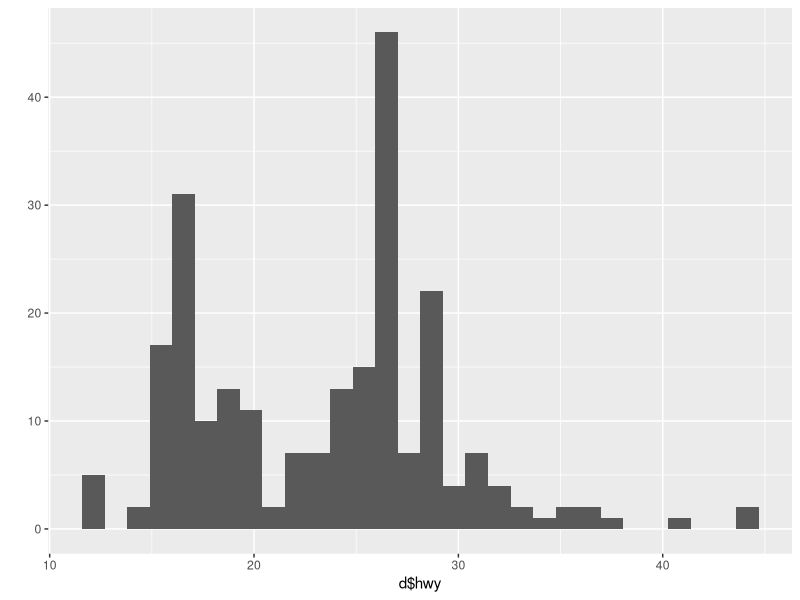
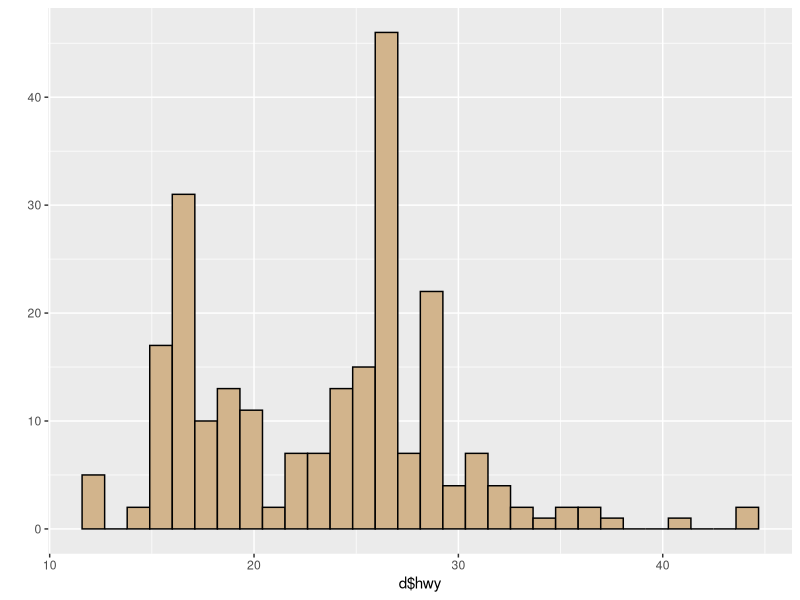
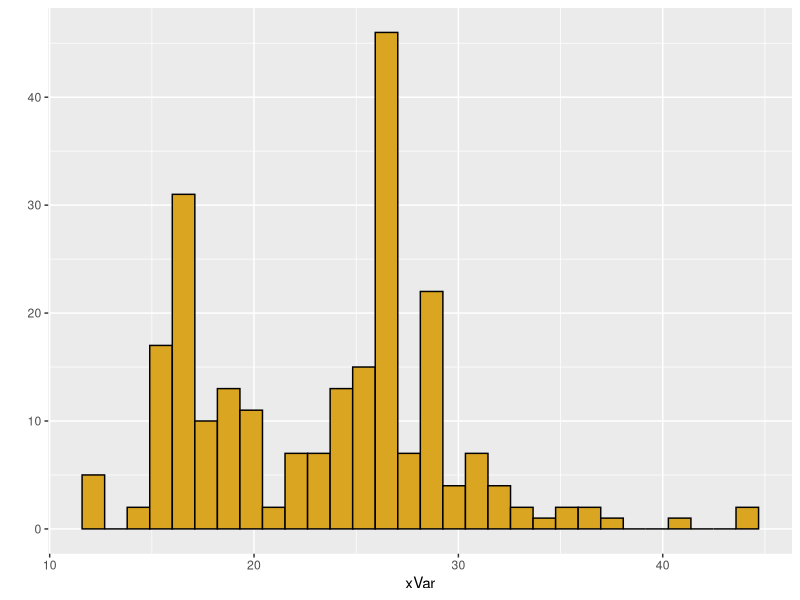
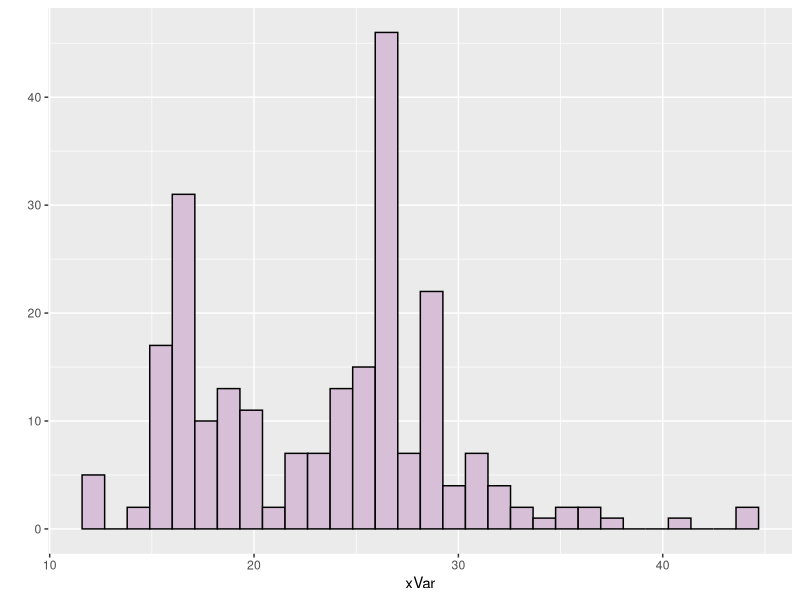
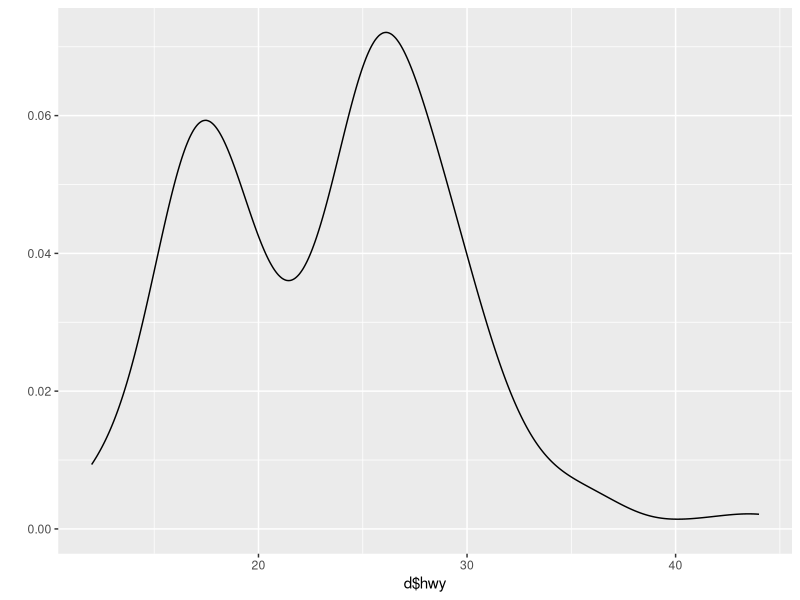
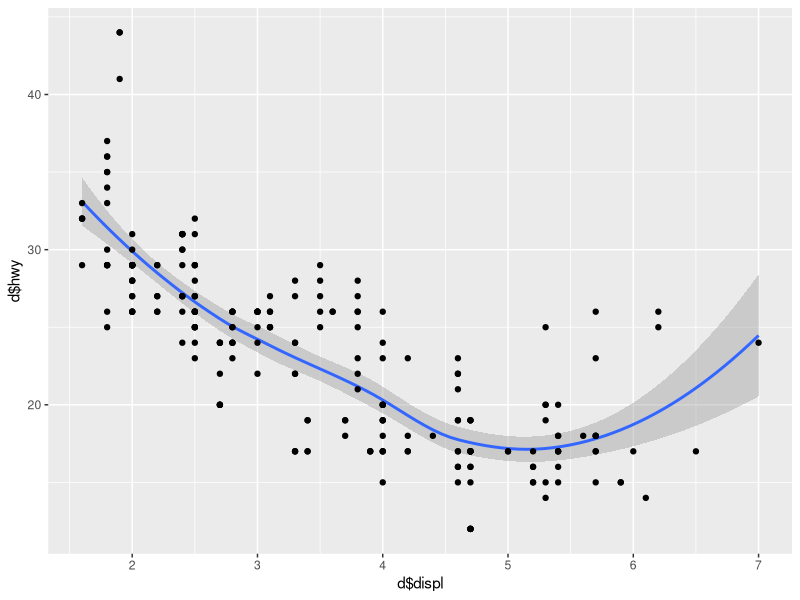
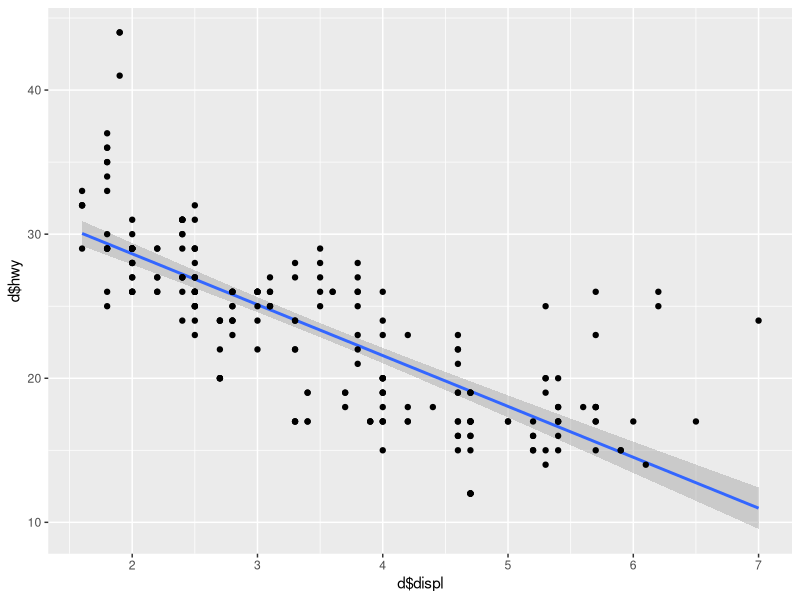

Write the R code that produced these figures, in order.
# ---------------------------------------------------------
# Lecture 21
# ggplot 1
# 20 Apr 2021
# Bailey M Kretzler
# ---------------------------------------------------------


#---------------------------------------------------------#
#                      prelims
#---------------------------------------------------------#

library(ggplot2)
library(ggthemes)
library(patchwork)
library(TeachingDemos)
char2seed("10th Avenue Freeze-Out")
d <- mpg # use built in mpg data frame
str(d)

#---------------------------------------------------------#
#                      qplot
#---------------------------------------------------------#

qplot(x = d$hwy)
qplot(x = d$hwy, fill = I("tan"), colour = I("black"))

myHisto <- function(xVar,filCol="goldenrod"){
  qplot(x=xVar,color=I("black"),fill=I(filCol))}
myHisto(d$hwy)

myHisto(d$hwy, "thistle")

qplot(x = d$hwy, geom = "density")

qplot(x = d$displ, y = d$hwy, geom = c("smooth", "point"))

qplot(x = d$displ, y = d$hwy, geom = c("smooth", "point"), method = "lm")
